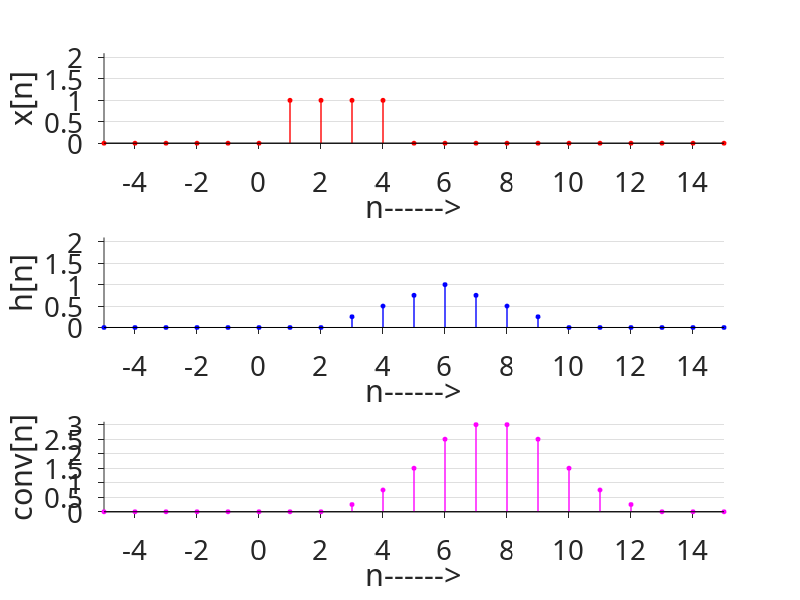

Write the MATLAB code that produced this figure.
clc;
clear all;

n = -5:1:15;
u1 = (n>=1);
u5 = (n>=5);
x = u1-u5;
h = (1-abs((n-6)/4)).*(abs((n-6)/4)<1);

conv(x,h);
n1 = -11:1:29;

subplot(3,1,1);
stem(n,x,'filled', 'r', 'MarkerSize', 3, 'linewidth', 1);
xlabel('n------>');
ylabel('x[n]');
set(gca, ...
    'Box', 'off', ...
    'TickDir', 'out', ...
    'YGrid', 'on', ...
    'Xtick', [-6:2:16], ...
    'FontSize', 20, ...
    'FontName', 'Calibri');
axis([-5 15 0 2.1]);

subplot(3,1,2);
stem(n,h,'filled', 'b', 'MarkerSize', 3, 'linewidth', 1);
xlabel('n------>');
ylabel('h[n]');
set(gca, ...
    'Box', 'off', ...
    'TickDir', 'out', ...
    'YGrid', 'on', ...
    'Xtick', [-6:2:16], ...
    'FontSize', 20, ...
    'FontName', 'Calibri');
axis([-5 15 0 2.1]);

subplot(3,1,3);
stem(n1,conv(x,h),'filled', 'm', 'MarkerSize', 3, 'linewidth', 1);
xlabel('n------>');
ylabel('conv[n]');
set(gca, ...
    'Box', 'off', ...
    'TickDir', 'out', ...
    'YGrid', 'on', ...
    'Xtick', [-6:2:16], ...
    'FontSize', 20, ...
    'FontName', 'Calibri');
axis([-5 15 0 3.1]);


